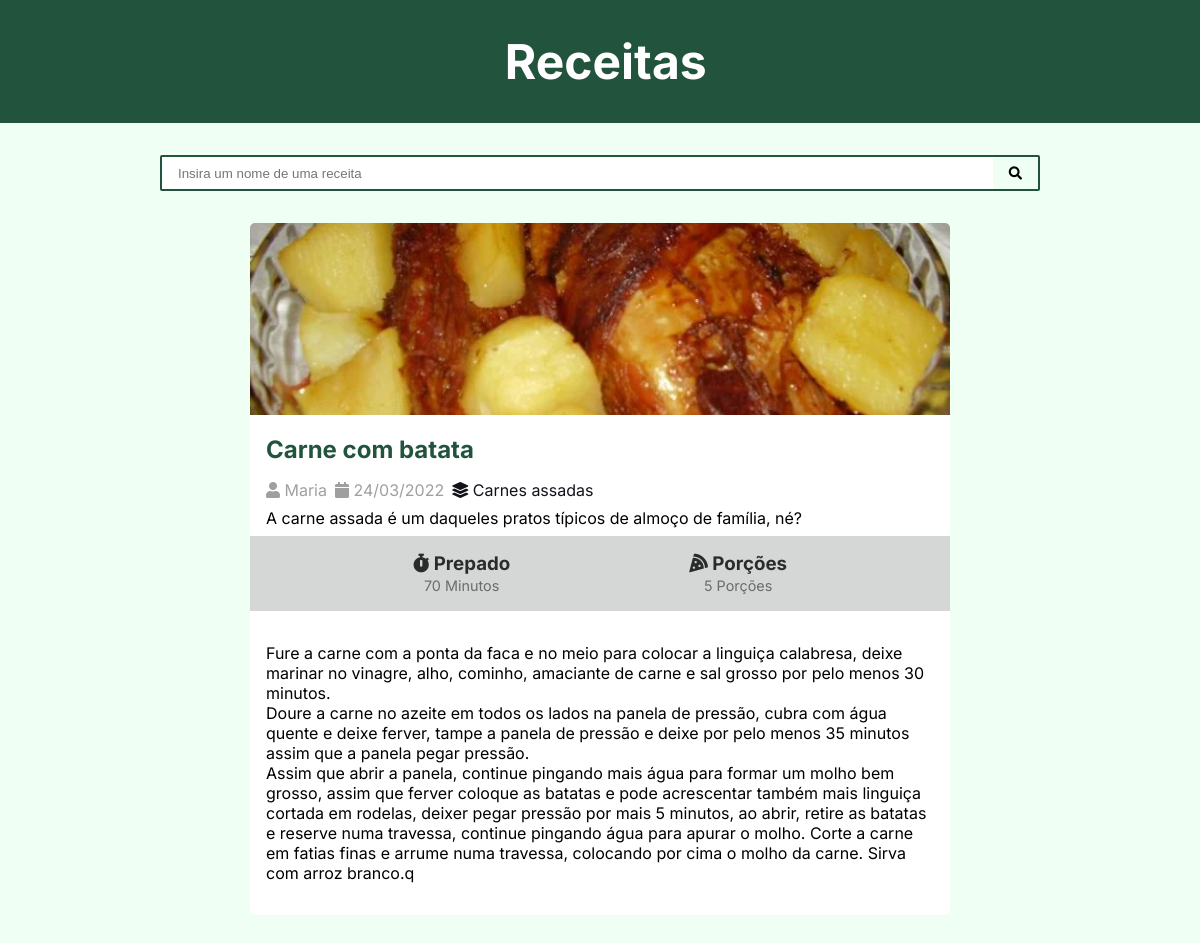
/recipes/6/, run on the app's committed database.
### recipes/models.py (models this page shows, shortened)
class Recipe(models.Model):
    title = models.CharField(
        max_length=96
    )
    description = models.CharField(
        max_length=196
    )
    slug = models.SlugField()
    preparation_time = models.IntegerField()
    preparation_time_unit = models.CharField(
        max_length=96
    )
    servings = models.IntegerField()
    servings_unit = models.CharField(
        max_length=96
    )
    preparation_steps = models.TextField()
    preparation_steps_is_html = models.BooleanField(default=False)
    create_at = models.DateTimeField(
        auto_now_add=True
    )
    update_at = models.DateTimeField(
        auto_now=True
    )
    is_published = models.BooleanField(
        default=False
        )
    cover = models.ImageField(
        upload_to='recipes/cover/%Y/%m/%d/'
    )
    category = models.ForeignKey(
        Category,
        on_delete=models.SET_NULL,
        null=True,
        blank=True
    )
    author = models.ForeignKey(
        User,
          on_delete=models.SET_NULL,
        null=True
    )

class Category(models.Model):
    name = models.CharField(
        max_length=196
    )
    def __str__(self):
        return self.name

### recipes/views.py (the view)
# urls.py: path('recipes/<int:id>/', views.recipe, name="recipes"),
def recipe(request, id):
    recipe = get_object_or_404(Recipe, id=id)
    context = {
        "recipe": recipe,
        "is_details": True
    }
    return render(request, 'recipes/pages/recipe-view.html', context)

### recipes/templates/recipes/pages/recipe-view.html (shortened to what this page needs)
{% extends 'global/pages/base.html' %}
{% block content %}
    <div class="content-card">
        {% include '../partials/recipes.html' %}
    </div>
{% endblock content %}

### recipes/templates/recipes/partials/recipes.html (shortened to what this page needs)
    <div class="card">
    <img class="card__img" src="{{ recipe.cover.url }}" alt="">
    <h2 class="card__title">
        <a href="{% url 'recipes' recipe.id %}">
            {{ recipe.title|capfirst }}
        </a>
    </h2>
    <div class="card__author">
        {% if recipe.author %}
            <span class="card__author-items">
                <i class="fas fa-user"></i>
                {% if recipe.author.first_name %}
                    {{ recipe.author.first_name }}
                {% else %}
                    {{ recipe.author.username }}
                {% endif %}
            </span>
        {% else %}
            Desconhecido
        {% endif %}
        <span class="card__author-items">
            <i class="fas fa-calendar"></i>
            {{ recipe.create_at|date:"d/m/Y" }}
        </span>
        {% if recipe.category %}
        <span class="card__author-items">
            <a href="{% url 'category' recipe.category.id %}">
                <i class="fas fa-layer-group"></i>
                {{ recipe.category }}
            </a>
        </span>
        {% endif %}
    </div>
    <p class="card__text">
        {{ recipe.description }}
    </p>
    <div class="card__meta">
        <div class="card__meta-preparation">
            <h3>
                <i class="fas fa-stopwatch"></i>
                Prepado
            </h3>
            <span>
                {{ recipe.preparation_time }}
                {{ recipe.preparation_time_unit }}
            </span>
        </div>
        <div class="card__meta-servings">
            <h3>
                <i class="fas fa-pizza-slice"></i>
                Porções
            </h3>
            <span>
                {{ recipe.servings }}
                {{ recipe.servings_unit }}
            </span>
        </div>
    </div>
    {% if is_details %}
        <div class="card__steps">
            {% if recipe.preparation_steps_is_html is True %}
                {{ recipe.preparation_steps|safe }}
            {% else %}
                {{ recipe.preparation_steps|linebreaksbr }}q
            {% endif %}
        </div>
    {% endif %}
</div>

### base_static/global/css/style.css (style rules this page uses)
* { margin: 0; padding: 0; box-sizing: border-box; }
:root { --color-green-100:#F0FFF4; --color-green-300:#68D391; --color-green-400:#48BB78; --color-green-500:#38A169; --color-green-600:#2F855A; --color-green-700:#276749; --color-green-800:#22543D; --color-white: #ffffff; --color-black: #12121a; }
body { font-family: 'inter', serif; background-color: var(--color-green-100); }
.content-card { max-width: 700px; width: 100%; margin: 0 auto; }
.card { background-color: var(--color-white); overflow: hidden; border-radius: 5px; text-decoration: none; }
.card__img { max-width: 100%; width: 100%; object-fit: cover; height: 12rem; }
.card__title a { text-decoration: none; padding: 1rem; display: inline-block; padding-bottom: .5rem; color: var(--color-green-800); }
.card__author { padding: .5rem 1rem ; display: flex; gap: .5rem; flex-wrap: wrap; }
.card__author span { color: rgba(0, 0, 0, 0.377); }
.card__author a { color: #12121a; text-decoration: none; transition: .2s; }
.card__text { padding: 0 1rem ; }
.card__meta { display: flex; justify-content: space-evenly; gap: 1rem; padding: 0 1rem 1rem; text-align: center; background-color: hsla(150, 18%, 9%, 0.178); padding: 1rem 0; margin-top: .5rem; color: rgba(0, 0, 0, 0.8); }
.card__meta span { color: rgba(0, 0, 0, 0.5); font-size: .9rem; }
.card__steps { padding: 2rem 1rem; }

### data on the page
Recipe: cover (picture), title "Carne com batata", author.username "Maria", create_at "24/03/2022", category "Carnes assadas", description "A carne assada é um daqueles pratos típicos de almoço de família, né?", preparation_time "70", preparation_time_unit "Minutos", servings "5", servings_unit "Porções", preparation_steps "Fure a carne com a ponta da faca e no meio para colocar a linguiça calabresa, deixe marinar no vinagre, alho, cominho, amaciante de carne e sal grosso por pelo menos 30 minutos. Doure a carne no azeite em todos os lados na panela de pressão, cubra com água quente e deixe ferver, tampe a panela de pressão e deixe por pelo menos 35 minutos assim que a panela pegar pressão. Assim que abrir a panela, continue pingando mais água para formar um molho bem grosso, assim que ferver coloque as batatas e pode acrescentar também mais linguiça cortada em rodelas, deixer pegar pressão por mais 5 minutos, ao abrir, retire as batatas e reserve numa travessa, continue pingando água para apurar o molho.…"
